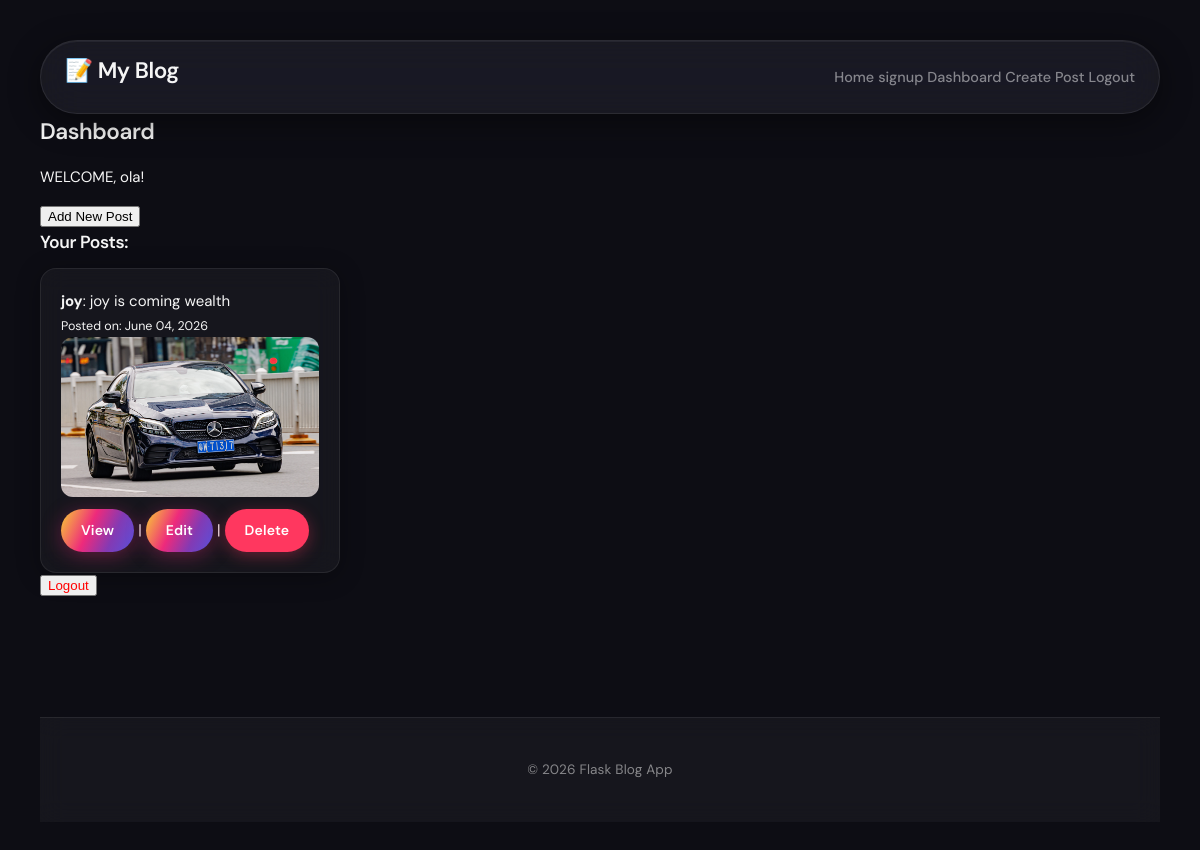
The page /dashboard (signed in) on the database its author committed.
### app.py (models this page shows, shortened)
class User(db.Model, UserMixin):
    id = db.Column(db.Integer, primary_key=True)
    username = db.Column(db.String(120), unique=True, nullable=False)
    email = db.Column(db.String(120), unique=True, nullable=False)
    password = db.Column(db.String(255), nullable=False)
    blogs = db.relationship("Blog", backref="author", lazy=True)

class Blog(db.Model):
    _id = db.Column(db.Integer, primary_key=True)
    title = db.Column(db.String(100), unique=True, nullable=False)
    content = db.Column(db.Text, nullable=False)
    image = db.Column(db.String(200), nullable=True)
    date_posted = db.Column(db.DateTime, nullable=False, default=datetime.utcnow)
    user_id = db.Column(db.Integer, db.ForeignKey('user.id'), nullable=False)

### app.py (the view)
@app.route('/dashboard')
@login_required
def dashboard():
    user_blogs = Blog.query.filter_by(user_id=current_user.id).all()
    return render_template('dashboard.html', blogs=user_blogs, title="Blogs Page", total=len(user_blogs))

### app.py (called while the page is built)
@login_manager.user_loader
def load_user(user_id):
    return db.session.get(User, int(user_id))

### templates/dashboard.html
{% extends 'base.html' %}
{% block content %}
<h2>Dashboard</h2>
<p>WELCOME, {{ current_user.username }}!</p>
<a href="{{ url_for('add_blog_page') }}"><button>Add New Post</button></a>
<h3>Your Posts:</h3>
<ul>
  {% for blog in blogs %}
    <li class="card">
      <strong>{{ blog.title }}</strong>: {{ blog.content }}<br>
      <small>Posted on: {{ blog.date_posted.strftime('%B %d, %Y') }}</small><br>
        <img src="{{ url_for('static', filename='uploads/' + blog.image) }}"
             alt="{{ blog.title }}">
      <a href="{{ url_for('viewblog', title=blog.title) }}" class="btn">View</a> |
      <a href="{{ url_for('updateblog', id=blog._id) }}" class="btn">Edit</a> |
      <a href="{{ url_for('deleteuser', id=blog._id) }}" class="btn delete-btn" onclick="return confirm('Delete this post?')">Delete</a>
    </li>
  {% else %}
    <li>No posts yet.</li>
  {% endfor %}
</ul>
<a href="{{ url_for('logout') }}">
  <button style="color: red;">Logout</button>
</a>
{% endblock %}

### static/style.css (style rules this page uses)
:root { --ig-yellow: #f9ce34; --ig-orange: #ee2a7b; --ig-pink: #ee2a7b; --ig-magenta: #c13584; --ig-purple: #833ab4; --ig-indigo: #5851db; --bg: #0d0d14; --surface: rgba(255, 255, 255, 0.04); --surface-2: rgba(255, 255, 255, 0.08); --border: rgba(255, 255, 255, 0.08); --border-hover: rgba(238, 42, 123, 0.45); --text: #f5f5f5; --muted: rgba(245, 245, 245, 0.5); --danger: #ff375f; --success: #30d158; --info: #0a84ff; --radius: 16px; --radius-sm: 10px; --radius-pill: 100px; --space-1: 4px; --space-2: 8px; --space-3: 12px; --space-4: 16px; --space-5: 24px; --space-6: 32px; --space-7: 48px; }
.ig-gradient, .btn, .badge { background: linear-gradient( 115deg, #f9ce34 0%, #ee2a7b 40%, #833ab4 70%, #5851db 100% ); }
*, *::before, *::after { box-sizing: border-box; }
body { margin: 0; padding: 40px; font-family: 'DM Sans', -apple-system, sans-serif; font-size: 15px; line-height: 1.6; color: var(--text); background-color: var(--bg); background-image: radial-gradient(ellipse 60% 50% at 15% 0%, rgba(249, 206, 52, 0.12) transparent), radial-gradient(ellipse 55% 45% at 85% 5%, rgba(131, 58, 180, 0.18) transparent), radial-gradient(ellipse 70% 60% at 50% 100%, rgba(238, 42, 123, 0.12) transparent); min-height: 100vh; }
h1, h2, h3, h4 { font-family: 'DM Sans', sans-serif; font-weight: 600; letter-spacing: -0.02em; color: var(--text); margin: 0 0 var(--space-3); }
ul { display: flex; align-items: center; gap: 32px; padding: 0; margin: 0; }
li { list-style: none; }
a { text-decoration: none; color: var(--muted); font-size: 0.9rem; font-weight: 500; transition: color 0.2s, opacity 0.2s; position: relative; }
a::after { content: ''; position: absolute; bottom: -3px; left: 0; right: 0; height: 2px; background: linear-gradient(90deg, #ee2a7b, #833ab4); border-radius: 2px; transform: scaleX(0); transition: transform 0.25s cubic-bezier(0.34, 1.56, 0.64, 1); transform-origin: left; }
.btn { display: inline-flex; align-items: center; justify-content: center; padding: 10px 20px; color: #fff; font-family: 'DM Sans', sans-serif; font-size: 0.875rem; font-weight: 600; letter-spacing: 0.01em; border: none; border-radius: var(--radius-pill); cursor: pointer; text-decoration: none; position: relative; overflow: hidden; transition: transform 0.2s cubic-bezier(0.34, 1.56, 0.64, 1), box-shadow 0.2s ease; box-shadow: 0 4px 20px rgba(238, 42, 123, 0.35); }
.btn::before { content: ''; position: absolute; inset: 0; background: linear-gradient(105deg, transparent 35%, rgba(255,255,255,0.25) 50%, transparent 65%); transform: translateX(-100%); transition: transform 0.55s ease; }
.delete-btn { background: var(--danger); box-shadow: 0 4px 16px rgba(255, 55, 95, 0.35); }
.card { width: 300px; min-height: 300px; background: var(--surface); backdrop-filter: blur(12px); -webkit-backdrop-filter: blur(12px); border-radius: var(--radius); padding: 20px; border: 0.5px solid var(--border); box-shadow: 0 4px 24px rgba(0, 0, 0, 0.3); overflow: hidden; transition: transform 0.3s cubic-bezier(0.34, 1.56, 0.64, 1), box-shadow 0.3s ease, border-color 0.3s ease; position: relative; }
.card::before { content: ''; position: absolute; inset: 0; border-radius: var(--radius); padding: 1px; background: linear-gradient(135deg, #f9ce34, #ee2a7b, #833ab4, #5851db); -webkit-mask: linear-gradient(#fff 0 0) content-box, linear-gradient(#fff 0 0); -webkit-mask-composite: xor; mask-composite: exclude; opacity: 0; transition: opacity 0.3s ease; pointer-events: none; }
.card img { width: 100%; height: 160px; object-fit: cover; border-radius: calc(var(--radius) - 4px); display: block; margin-bottom: var(--space-3); }

### rows shown on the page
User: username "ola"
Blog: title "joy", content "joy is coming wealth", date_posted "June 04, 2026", image (picture)
